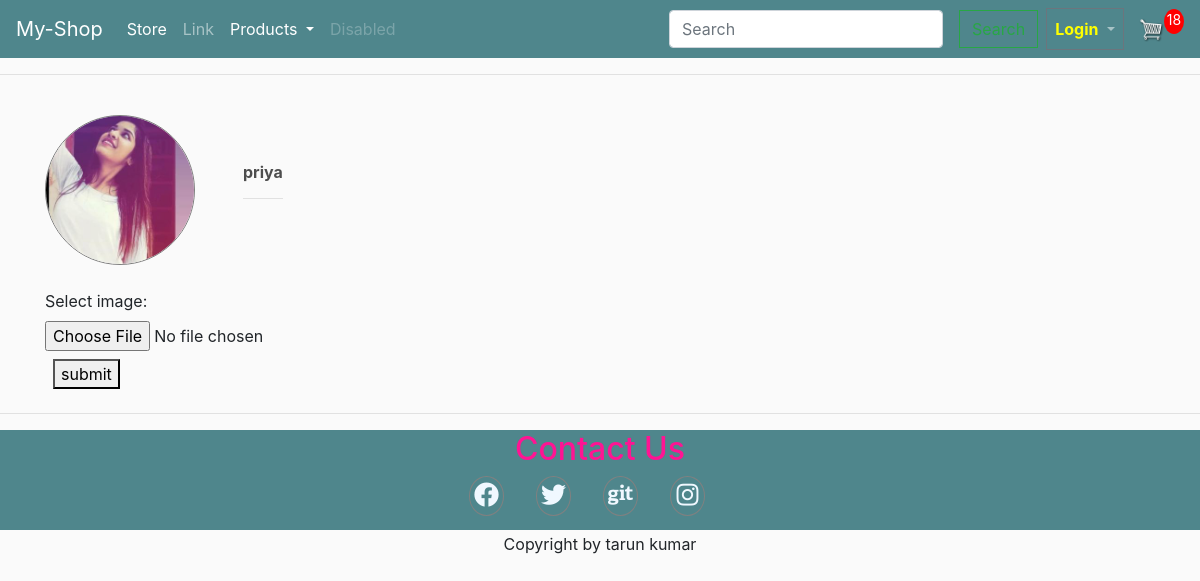
/profile/ (signed in), run on the app's committed database.
### store/models.py (models this page shows, shortened)
class Customer(models.Model):
    user = models.OneToOneField(User, null = True,blank=True, on_delete=models.CASCADE)
    name = models.CharField(null=True, max_length=50)
    email = models.CharField(null=True, max_length=50)
    image = models.ImageField(null=True,blank=True)
    otp = models.CharField( max_length=50,null=True,blank=True)
    mobile = models.CharField(max_length=50,null=True,blank=True)

### store/views.py (the view)
# urls.py: path('profile/', views.profile, name="profile"),
def profile(request):
	if request.user.is_authenticated:
		customer = request.user.customer
		print(customer.mobile)
		order,created = Order.objects.get_or_create(customer=customer,complete=False)
		items = order.orderitem_set.all()
		cartItems = order.get_cart_items
		if request.method == "POST":
			image = request.POST.get('img')
			print(image)
			customer.image = image
			customer.save()
	else:
		items = []
		order = {'get_cart_total':0, 'get_cart_item':0,'shipping':False}
		cartItems = order.get_cart_items
	return render(request,'store/profile.html',{'customer':customer,'cartItems':cartItems})

### store/models.py (called while the page is built)
    @property
    def get_cart_items(self):
        orderitems = self.orderitem_set.all()
        total = sum([item.quantity for item in orderitems])
        return total

### store/templates/store/profile.html (shortened to what this page needs)
{% extends 'store/main.html' %} {% load static %} {% block title %}Profile-page{% endblock title %} {% block content %}
<div class="profile">
    <div class="">
        {% if customer.image %}
        <div style="display: flex;">
            <img class="user-image" src="{{customer.image.url}}"> {% endif %}
            <div class="m-5">
                <h6><strong>{{customer.name}}</strong></h6>
                <hr>
            </div>
        </div>
        <br>
        <div>
            <form action="" method="POST">
                <label for="img">Select image:</label>
                <br>
                <input type="file" id="img" name="img" accept="image/*" required><br><button class="m-2" type="submit">submit</button>
            </form>
        </div>
    </div>
</div>
{% endblock content %}

### static/css/main.css (style rules this page uses)
body { background-color: hsl(0, 0%, 98%); }
h1, h2, h3, h4, h5, h6 { color: hsl(0, 0%, 30%); }

### store/templates/store/profile.html (style rules this page uses)
.user-image { width: 150px; height: 150px; border-radius: 50%; border: 1px solid grey; }

### data on the page
Customer: image (picture), name "priya"

### other printed values
{{ cartItems }} "18"
